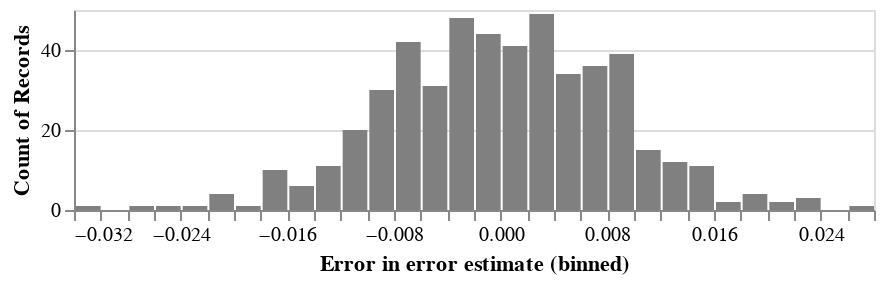

The notebook cell this image was saved under:
### Code cell
source = pd.DataFrame({'Error in error estimate':error_in_error_estimate})

alt.Chart(source, height=100).mark_bar(color='grey').encode(
    alt.X("Error in error estimate:Q", bin=alt.Bin(maxbins=30)),
    y='count()',
)

### Figure 1 — Vega-Lite specification as saved in the notebook (floating-point values rounded to 4 significant figures; data arrays with more than 128 entries replaced by an {"elided": "..."} marker saying what was removed)
{"$schema": "https://vega.github.io/schema/vega-lite/v3.4.0.json", "config": {"mark": {"tooltip": null}, "view": {"height": 300, "width": 400}}, "data": {"name": "data-eb052f61f2670021f470c6067fe973c2"}, "datasets": {"data-eb052f61f2670021f470c6067fe973c2": {"elided": "500 records"}}, "encoding": {"x": {"bin": {"maxbins": 30}, "field": "Error in error estimate", "type": "quantitative"}, "y": {"aggregate": "count", "type": "quantitative"}}, "height": 100, "mark": {"color": "grey", "type": "bar"}}
